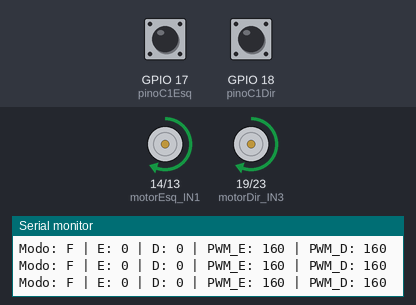
The sketch below on a simulated ESP32. On the bench: motor-driver pin pairs drawn as motors (green arrow = first pin HIGH = forward, orange = second pin HIGH = backward, longer = more drive), the last lines printed to the serial monitor. The inputs (shaded band) are chosen by the test bench; at power-on: GPIO 17 (pinoC1Esq) HIGH, GPIO 18 (pinoC1Dir) HIGH.

Above: at 1.2 s.
1.3 s: GPIO 17 (pinoC1Esq) pulled LOW for 0.15 s
At 3.4 s:
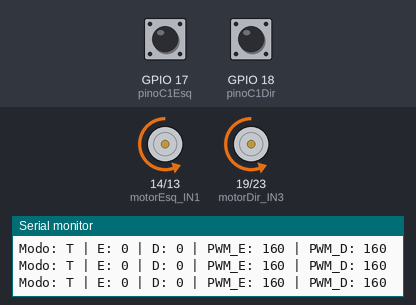
4.4 s: GPIO 18 (pinoC1Dir) pulled LOW for 0.15 s
7.5 s: GPIO 17 (pinoC1Esq) pulled LOW for 1 s
Timing chart, 0 to 17.5 s (numbered marks = the images above; inputs shaded):
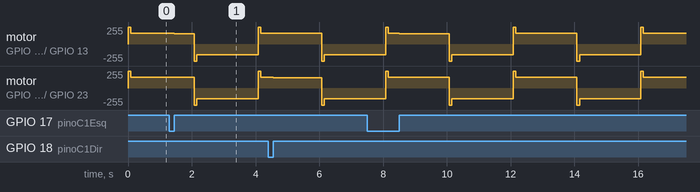

The sketch:

N20_C-Encoder.ino
```cpp
// --- Definição dos Pinos ---
const int motorEsq_IN1 = 14;
const int motorEsq_IN2 = 13;
const int motorDir_IN3 = 19;
const int motorDir_IN4 = 23;

const int pinoC1Esq = 17;
const int pinoC1Dir = 18;

// --- Variáveis de Contagem ---
volatile long pulsosEsq = 0;
volatile long pulsosDir = 0;

// --- Parâmetros de Controle ---
const int freq = 500;
const int resolucao = 8;
int velocidadeBase = 160;
float Kp = 2.0;

// --- Controle de Tempo e Direção ---
unsigned long tempoUltimaInversao = 0;
bool indoParaFrente = true;

// --- Interrupções ---
void IRAM_ATTR countEsq() { pulsosEsq++; }
void IRAM_ATTR countDir() { pulsosDir++; }

// --- Função de Kickstart Inteligente ---
void aplicarKickstart(bool frente) {
  if (frente) {
    ledcWrite(motorEsq_IN2, 0);
    ledcWrite(motorDir_IN4, 0);
    ledcWrite(motorEsq_IN1, 255);
    ledcWrite(motorDir_IN3, 255);
  } else {
    ledcWrite(motorEsq_IN1, 0);
    ledcWrite(motorDir_IN3, 0);
    ledcWrite(motorEsq_IN2, 255);
    ledcWrite(motorDir_IN4, 255);
  }
  delay(80); // O único delay permitido, só para o tranco inicial
}

void setup() {
  Serial.begin(115200);

  // Agora todos os 4 pinos recebem PWM (Core 3.0+)
  // Isso permite controle de velocidade tanto para frente quanto para trás
  ledcAttach(motorEsq_IN1, freq, resolucao);
  ledcAttach(motorEsq_IN2, freq, resolucao);
  ledcAttach(motorDir_IN3, freq, resolucao);
  ledcAttach(motorDir_IN4, freq, resolucao);

  pinMode(pinoC1Esq, INPUT_PULLUP);
  pinMode(pinoC1Dir, INPUT_PULLUP);
  attachInterrupt(digitalPinToInterrupt(pinoC1Esq), countEsq, RISING);
  attachInterrupt(digitalPinToInterrupt(pinoC1Dir), countDir, RISING);

  Serial.println("Iniciando Loop: 2s Frente / 2s Trás...");

  aplicarKickstart(indoParaFrente);
  tempoUltimaInversao = millis(); // Inicia o cronômetro
}

void loop() {
  // --- VERIFICAÇÃO DO CRONÔMETRO (A cada 2 segundos) ---
  if (millis() - tempoUltimaInversao >= 2000) {
    tempoUltimaInversao = millis(); // Reseta o cronômetro
    indoParaFrente = !indoParaFrente; // Inverte a direção

    // Zera os pulsos para o robô não tentar compensar um erro da direção anterior
    pulsosEsq = 0;
    pulsosDir = 0;

    Serial.println(indoParaFrente ? "-> FRENTE" : "<- TRÁS");
    aplicarKickstart(indoParaFrente);
  }

  // --- LÓGICA DE CORREÇÃO (Roda o tempo todo) ---
  long erro = pulsosEsq - pulsosDir;
  int ajuste = (int)(erro * Kp);

  int pwmEsq = velocidadeBase - ajuste;
  int pwmDir = velocidadeBase + ajuste;

  pwmEsq = constrain(pwmEsq, 130, 255);
  pwmDir = constrain(pwmDir, 130, 255);

  // --- APLICAÇÃO DA DIREÇÃO ---
  if (indoParaFrente) {
    ledcWrite(motorEsq_IN2, 0);
    ledcWrite(motorDir_IN4, 0);
    ledcWrite(motorEsq_IN1, pwmEsq);
    ledcWrite(motorDir_IN3, pwmDir);
  } else {
    ledcWrite(motorEsq_IN1, 0);
    ledcWrite(motorDir_IN3, 0);
    // Na marcha ré, injetamos o PWM nos pinos secundários
    ledcWrite(motorEsq_IN2, pwmEsq);
    ledcWrite(motorDir_IN4, pwmDir);
  }

  // Debug a cada 100ms
  static unsigned long tempoAnterior = 0;
  if (millis() - tempoAnterior > 100) {
    tempoAnterior = millis();
    Serial.printf("Modo: %s | E: %ld | D: %ld | PWM_E: %d | PWM_D: %d\n",
                  indoParaFrente ? "F" : "T", pulsosEsq, pulsosDir, pwmEsq, pwmDir);
  }
}
```
